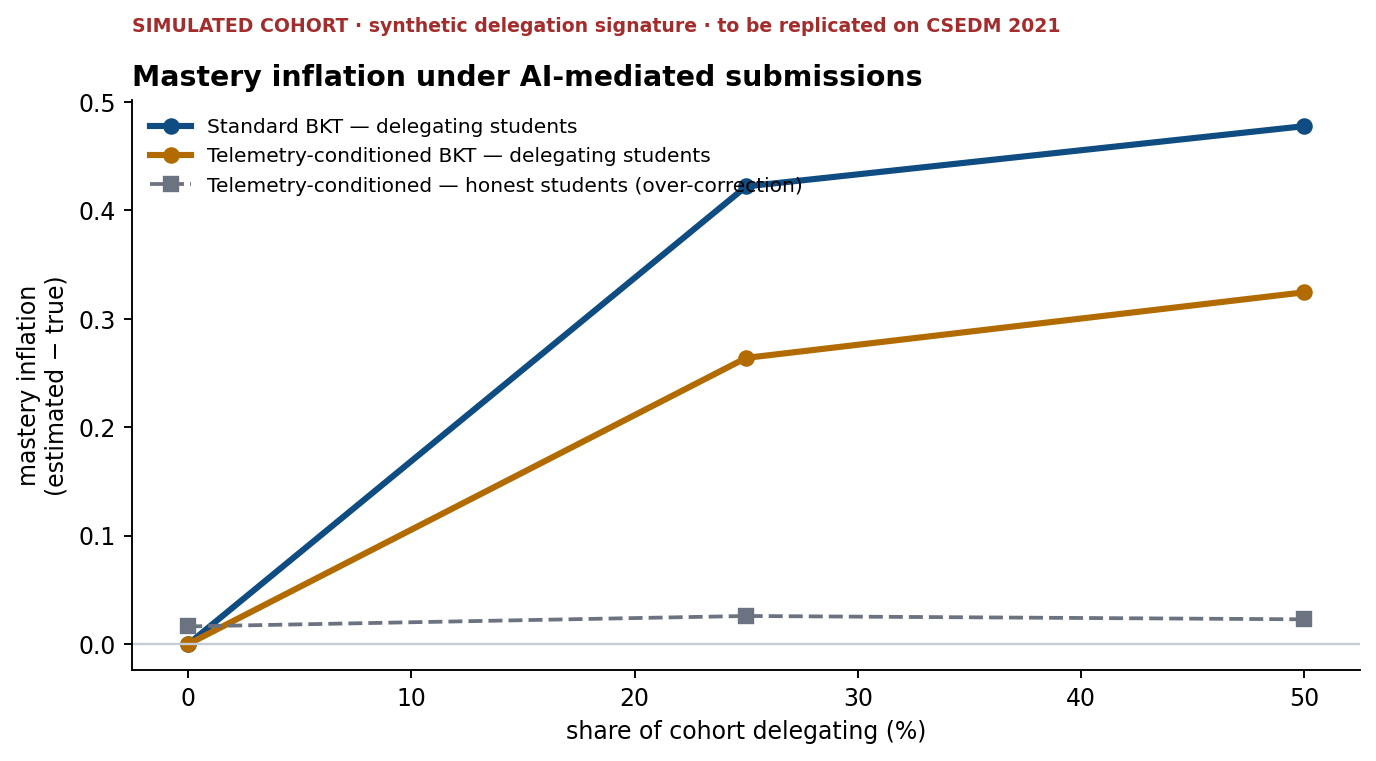

Source code (Python):
#!/usr/bin/env python3
"""
SCAFFOLD - POC-lite / technical spike
Risky assumption under test:
   "Standard Bayesian Knowledge Tracing over-estimates mastery when submissions
    are AI-mediated, and conditioning the guess parameter on telemetry
    suppresses that over-estimate without penalising honest students."

Run:  python3 poc_mastery_inflation.py            (synthetic cohort, no download)
      python3 poc_mastery_inflation.py --csv progsnap.csv
         expects columns: SubjectID, Order, Correct[,Pasted]

Dependencies: numpy, matplotlib  (no pyBKT needed - BKT is ~30 lines)
"""
import argparse, csv, sys
import numpy as np

RNG = np.random.default_rng(7)

# ----------------------------------------------------------------------------
# 1. BKT  -- Corbett & Anderson (1995).  Four parameters, exact Bayesian update.
# ----------------------------------------------------------------------------
class BKT:
    def __init__(self, p_init=0.20, p_transit=0.15, p_guess=0.25, p_slip=0.08):
        self.L0, self.T, self.G, self.S = p_init, p_transit, p_guess, p_slip

    def _posterior(self, L, correct, g=None):
        """P(L_t | observation).  g may be overridden per-opportunity."""
        G = self.G if g is None else g
        if correct:
            num = L * (1 - self.S)
            den = num + (1 - L) * G
        else:
            num = L * self.S
            den = num + (1 - L) * (1 - G)
        return num / den if den > 0 else L

    def trace(self, responses, guess_override=None):
        """Return the mastery estimate after each opportunity."""
        L, out = self.L0, []
        for i, c in enumerate(responses):
            g = None if guess_override is None else guess_override[i]
            post = self._posterior(L, c, g)
            L = post + (1 - post) * self.T          # apply learning
            out.append(L)
        return np.array(out)

    def fit(self, sequences, iters=60):
        """Crude EM-ish grid refinement.  Enough for a POC; pyBKT for the report."""
        best, best_ll = (self.L0, self.T, self.G, self.S), -np.inf
        for _ in range(iters):
            cand = (np.clip(best[0] + RNG.normal(0, .05), .01, .90),
                    np.clip(best[1] + RNG.normal(0, .04), .01, .50),
                    np.clip(best[2] + RNG.normal(0, .04), .01, .30),   # Baker cap G<=0.30
                    np.clip(best[3] + RNG.normal(0, .02), .01, .10))   # Baker cap S<=0.10
            m = BKT(*cand); ll = 0.0
            for seq in sequences:
                L = m.L0
                for c in seq:
                    p = L * (1 - m.S) + (1 - L) * m.G
                    ll += np.log(p if c else 1 - p + 1e-12)
                    post = m._posterior(L, c); L = post + (1 - post) * m.T
            if ll > best_ll: best, best_ll = cand, ll
        self.L0, self.T, self.G, self.S = best
        return self

# ----------------------------------------------------------------------------
# 2. Synthetic cohort with GROUND TRUTH mastery  (what real data cannot give us)
# ----------------------------------------------------------------------------
def make_cohort(n_students=180, n_opps=14, p_learn=0.13, p_guess=0.22, p_slip=0.07):
    seqs, truth = [], []
    for _ in range(n_students):
        mastered, resp, tr = False, [], []
        for _ in range(n_opps):
            if not mastered and RNG.random() < p_learn:
                mastered = True
            p = (1 - p_slip) if mastered else p_guess
            resp.append(int(RNG.random() < p))
            tr.append(int(mastered))
        seqs.append(resp); truth.append(tr)
    return np.array(seqs), np.array(truth)

def inject_delegation(seqs, truth, rate, start_frac=0.45):
    """A delegating student submits CORRECT code from `start` onward, and stops learning."""
    seqs, truth = seqs.copy(), truth.copy()
    n, T = seqs.shape
    start = int(T * start_frac)
    flags = np.zeros_like(seqs)
    who = RNG.choice(n, size=int(n * rate), replace=False)
    for i in who:
        seqs[i, start:] = 1            # always correct
        truth[i, start:] = truth[i, start]   # learning frozen at onset
        flags[i, start:] = 1           # telemetry: paste signature present
    return seqs, truth, flags, set(who.tolist())

# ----------------------------------------------------------------------------
# 3. The experiment
# ----------------------------------------------------------------------------
def run(rates=(0.0, 0.25, 0.50), n_students=180, n_opps=14):
    clean, clean_truth = make_cohort(n_students, n_opps)
    model = BKT().fit(list(clean))
    print(f"\nFitted BKT on clean cohort:  L0={model.L0:.3f}  T={model.T:.3f}  "
          f"G={model.G:.3f}  S={model.S:.3f}\n")

    rows = []
    for r in rates:
        seqs, truth, flags, delegators = inject_delegation(clean, clean_truth, r)
        inf_std, inf_tel, over_std, over_tel = [], [], [], []
        for i in range(len(seqs)):
            final_true = truth[i, -1]
            m_std = model.trace(seqs[i])[-1]
            # telemetry-conditioned emission: when the paste signature is present,
            # a correct answer is almost uninformative  ->  P(G | f_t) ~ 0.95
            g_over = [0.95 if f else None for f in flags[i]]
            m_tel = model.trace(seqs[i], guess_override=g_over)[-1]
            if i in delegators:
                inf_std.append(m_std - final_true); inf_tel.append(m_tel - final_true)
            else:
                over_std.append(m_std - final_true); over_tel.append(m_tel - final_true)
        rows.append(dict(rate=r,
                         inf_std=np.mean(inf_std) if inf_std else 0.0,
                         inf_tel=np.mean(inf_tel) if inf_tel else 0.0,
                         hon_std=np.mean(over_std), hon_tel=np.mean(over_tel)))

    print(f"{'inject':>7} | {'inflation STD':>13} | {'inflation TEL':>13} | "
          f"{'honest STD':>10} | {'honest TEL':>10}")
    print("-" * 68)
    for x in rows:
        print(f"{x['rate']*100:6.0f}% | {x['inf_std']:13.3f} | {x['inf_tel']:13.3f} | "
              f"{x['hon_std']:10.3f} | {x['hon_tel']:10.3f}")
    print("\ninflation = mean(estimated mastery - true mastery) for DELEGATING students")
    print("honest    = same quantity for NON-delegating students (over-correction check)\n")
    return rows

def plot(rows, path="poc_mastery_inflation.png"):
    import matplotlib; matplotlib.use("Agg")
    import matplotlib.pyplot as plt
    x = [r["rate"] * 100 for r in rows]
    fig, ax = plt.subplots(figsize=(8.2, 4.6), dpi=170)
    ax.plot(x, [r["inf_std"] for r in rows], "o-", lw=2.6, color="#0F4C81",
            label="Standard BKT — delegating students")
    ax.plot(x, [r["inf_tel"] for r in rows], "o-", lw=2.6, color="#B26B00",
            label="Telemetry-conditioned BKT — delegating students")
    ax.plot(x, [r["hon_tel"] for r in rows], "s--", lw=1.6, color="#6B7280",
            label="Telemetry-conditioned — honest students (over-correction)")
    ax.axhline(0, color="#C7CDD4", lw=1)
    ax.set_xlabel("share of cohort delegating (%)")
    ax.set_ylabel("mastery inflation\n(estimated − true)")
    ax.set_title("Mastery inflation under AI-mediated submissions",
                 fontsize=12, fontweight="bold", loc="left")
    ax.text(0, 1.12, "SIMULATED COHORT · synthetic delegation signature · "
            "to be replicated on CSEDM 2021", transform=ax.transAxes,
            fontsize=8, color="#A32C2C", fontweight="bold")
    ax.legend(frameon=False, fontsize=8.5, loc="upper left")
    ax.spines[["top", "right"]].set_visible(False)
    fig.tight_layout(); fig.savefig(path, bbox_inches="tight")
    print(f"chart written: {path}")

if __name__ == "__main__":
    ap = argparse.ArgumentParser()
    ap.add_argument("--students", type=int, default=180)
    ap.add_argument("--opps", type=int, default=14)
    ap.add_argument("--no-plot", action="store_true")
    a = ap.parse_args()
    rows = run(n_students=a.students, n_opps=a.opps)
    if not a.no_plot: plot(rows)
